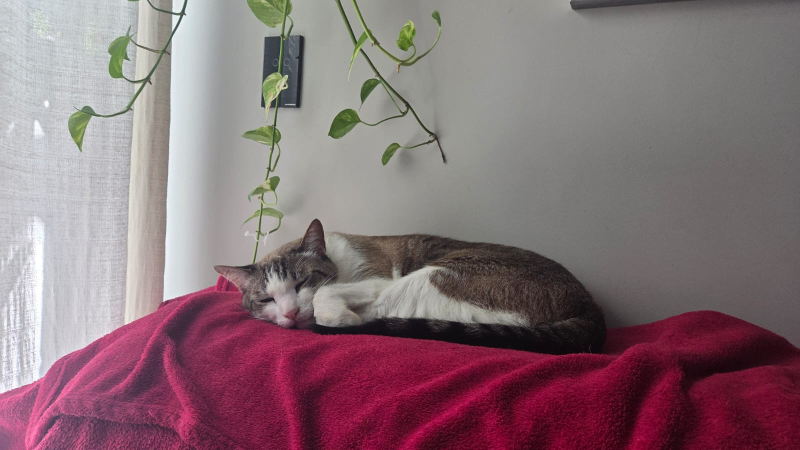
#> input picture images/cat.jpeg, 1600 x 900 px (shown at 1/2 size)
$ jupyter execute VIS101_aula2_transformacoes_geometricas.ipynb
#> lines starting #> are read from the running program, lines starting #| are printed output that depends on the picture
## Disciplina VIS101: Fundamentos em Visão Computacional

Transformações da geometria da imagem, como alterar o tamanho, deslocar, rotacionar e espelhar, são operações que reaparecem o tempo todo em visão computacional, do aumento de dados ao alinhamento de imagens.

[cell 1]
import numpy as np
import cv2
import matplotlib.pyplot as plt

plt.rcParams.update({'figure.figsize': (5, 4), 'font.size': 12})
print('Setup pronto.')

[cell 2]
img = cv2.imread('../images/cat.jpeg')
#> img is the input picture: shape (900, 1600, 3); mean B, G, R 119, 112.6, 136
print('Dimensões originais:', img.shape)
#| Dimensões originais: (900, 1600, 3)

### Redimensionamento de imagens

A função `cv2.resize` altera o tamanho da imagem. Podemos passar um tamanho de destino em pixels ou um fator de escala.

[cell 3]
pequena = cv2.resize(img, (356, 200))
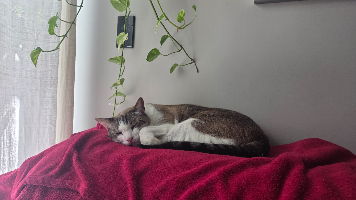
#> pequena: shape (200, 356, 3); mean B, G, R 118.8, 112.5, 135.8
print('Dimensões da imagem reduzida:', pequena.shape)
#| Dimensões da imagem reduzida: (200, 356, 3)

plt.imshow(pequena[:, :, ::-1])
plt.axis("off")
plt.show()

[cell 4]
metade = cv2.resize(img, None, fx=0.5, fy=0.5)
print('Dimensões da imagem reduzidas pela metade:', metade.shape)
#| Dimensões da imagem reduzidas pela metade: (450, 800, 3)

### Translação de Imagens (Deslocamento)

A célula de código abaixo realiza o deslocamento da imagem nos eixos X e Y. O OpenCV utiliza uma **Matriz de Transformação Afim**.

**1. A Matriz de Translação (`M`)**

Para mover a imagem, usamos uma matriz matemática de 2 linhas e 3 colunas:

$$
\begin{bmatrix}
\text{Escala X (1)} & \text{Inclinação X (0)} & \text{Deslocamento } t_x \\
\text{Inclinação Y (0)} & \text{Escala Y (1)} & \text{Deslocamento } t_y
\end{bmatrix}
$$

No nosso código, definimos `M = np.float32([[1, 0, 100], [0, 1, 50]])`:
* A 1ª linha `[1, 0, 100]`: mantém escala (1), não inclina (0), e **desloca 100 pixels para a direita**.
* A 2ª linha `[0, 1, 50]`: não inclina (0), mantém escala (1), e **desloca 50 pixels para baixo**.

**2. O passo a passo:**

* `h, w = img.shape[:2]`: Pega os índices 0 (Altura) e 1 (Largura), ignorando os canais de cor.
* `cv2.warpAffine(img, M, (w, h))`: Aplica o deslocamento. Recebe a imagem, a matriz `M` e o tamanho final. *(O OpenCV exige passar a largura `w` antes da altura `h`)*.

[cell 5]
h, w = img.shape[:2] #obtendo as dimensões da imagem (altura e largura)
#> h = 900; w = 1600
M = np.float32([[1, 0, 100], [0, 1, 50]]) # desloca 100 em x e 50 em y

deslocada = cv2.warpAffine(img, M, (w, h))
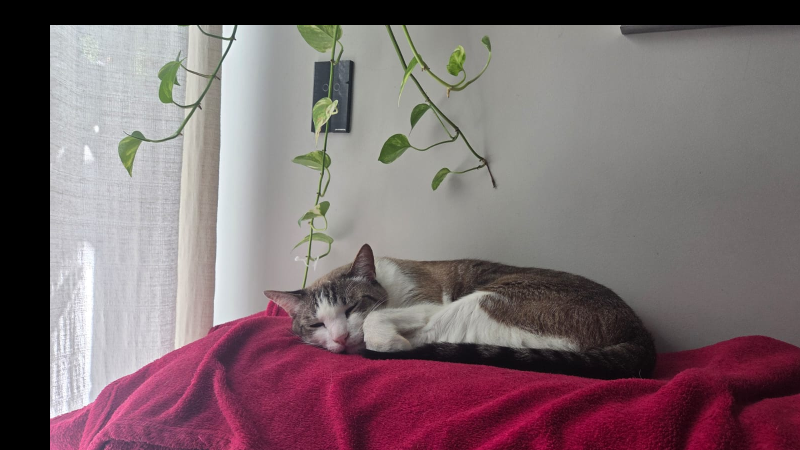
#> deslocada: shape (900, 1600, 3) (shown at 1/2 size); mean B, G, R 110.6, 106.2, 123.9
print('Dimensões da imagem deslocada:', deslocada.shape)
#| Dimensões da imagem deslocada: (900, 1600, 3)

plt.imshow(deslocada[:, :, ::-1])
plt.axis('off')
plt.show()

### Rotação de imagens

Para rotacionar a imagem criamos uma matriz de rotação com o `cv2.getRotationMatrix2D`, informandoo centro, oângulo e a escala, e aplicamos també o `warpAffine`.

[cell 6]
M = cv2.getRotationMatrix2D((w / 2, h / 2), 45, 1) # 45 graus em torno do centro da imagem (w / 2, h / 2))

rotacionada = cv2.warpAffine(img, M, (w, h)) # rotaciona a imagem
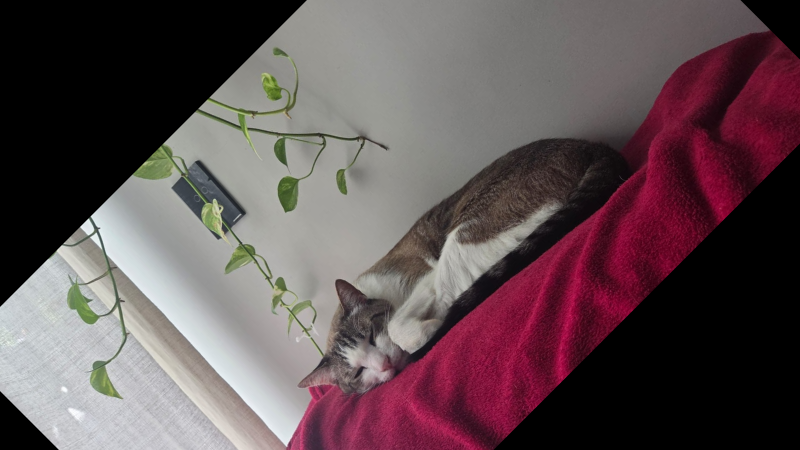
#> rotacionada: shape (900, 1600, 3) (shown at 1/2 size); mean B, G, R 83.5, 80.1, 96.9

plt.imshow(rotacionada[:, :, ::-1])
plt.axis('off')
plt.show()

## Espelhamento

O espelhamento inverte a imagem, ara isso usamos o `cv2.flip`, o código 1 espelha na horizontal e o 0 na vertical.

[cell 7]
espelhada  = cv2.flip(img, 1) # espelha a imagem em relação ao eixo y
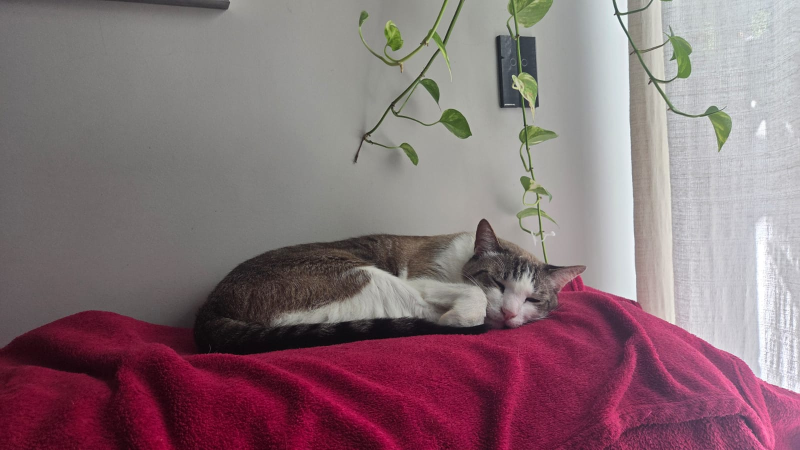
#> espelhada: shape (900, 1600, 3) (shown at 1/2 size); mean B, G, R 119, 112.6, 136

plt.imshow(espelhada[:, :, ::-1])
plt.axis('off')
plt.show()

[cell 8]
espelhada_x  = cv2.flip(img, 0) # espelha a imagem em relação ao eixo x
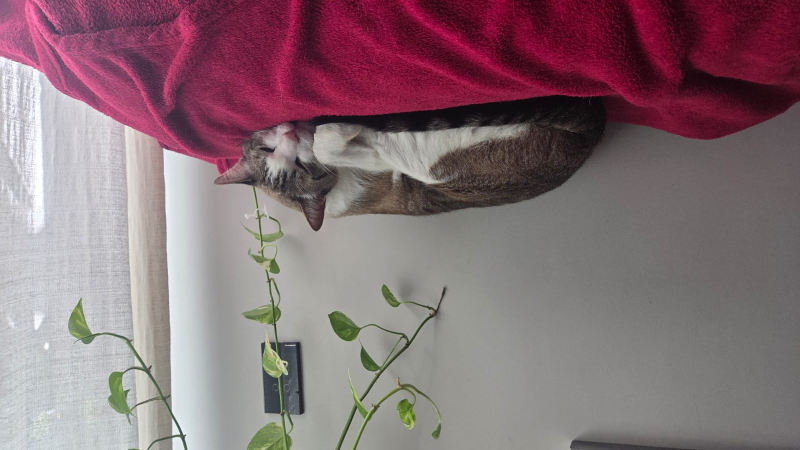
#> espelhada_x: shape (900, 1600, 3) (shown at 1/2 size); mean B, G, R 119, 112.6, 136

plt.imshow(espelhada_x[:, :, ::-1])
plt.axis('off')
plt.show()

$ run again, with images/dog.png saved as images/cat.jpeg
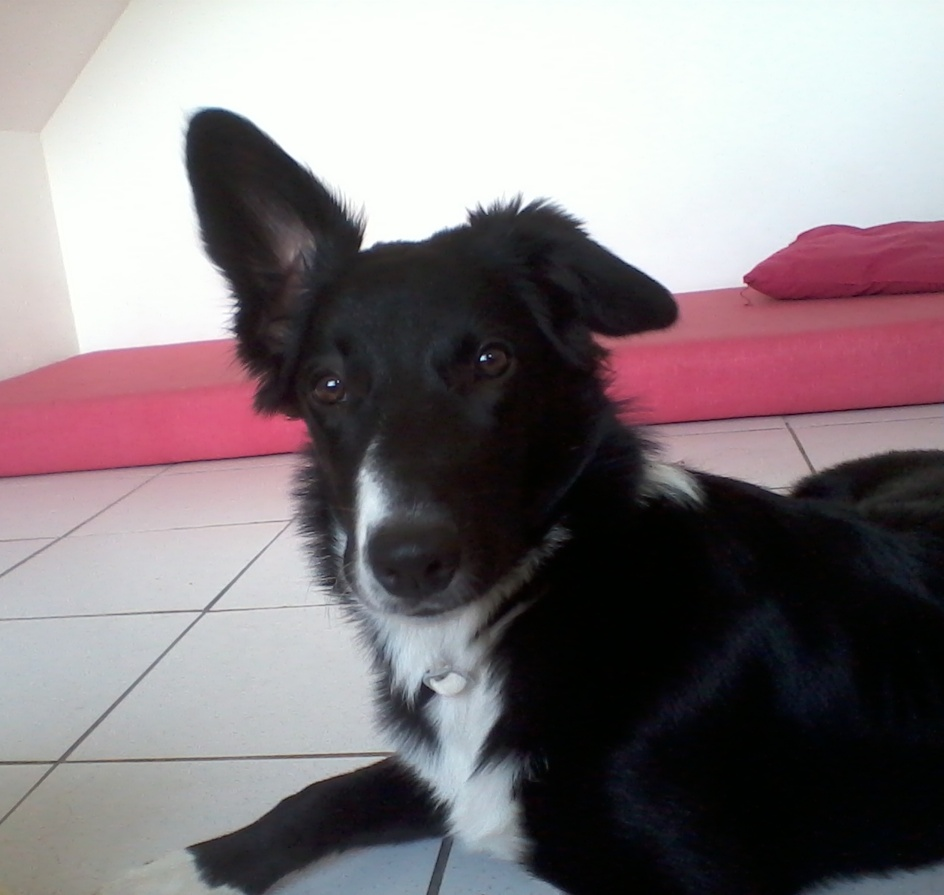
#> input picture images/dog.png, 944 x 895 px
#> img is the input picture: shape (895, 944, 3); mean B, G, R 127.4, 123.6, 132.6
#| Dimensões originais: (895, 944, 3)
#| Dimensões da imagem reduzida: (200, 356, 3)
#| Dimensões da imagem reduzidas pela metade: (448, 472, 3)
#| Dimensões da imagem deslocada: (895, 944, 3)
#> `espelhada  = cv2.flip(img, 1)`:
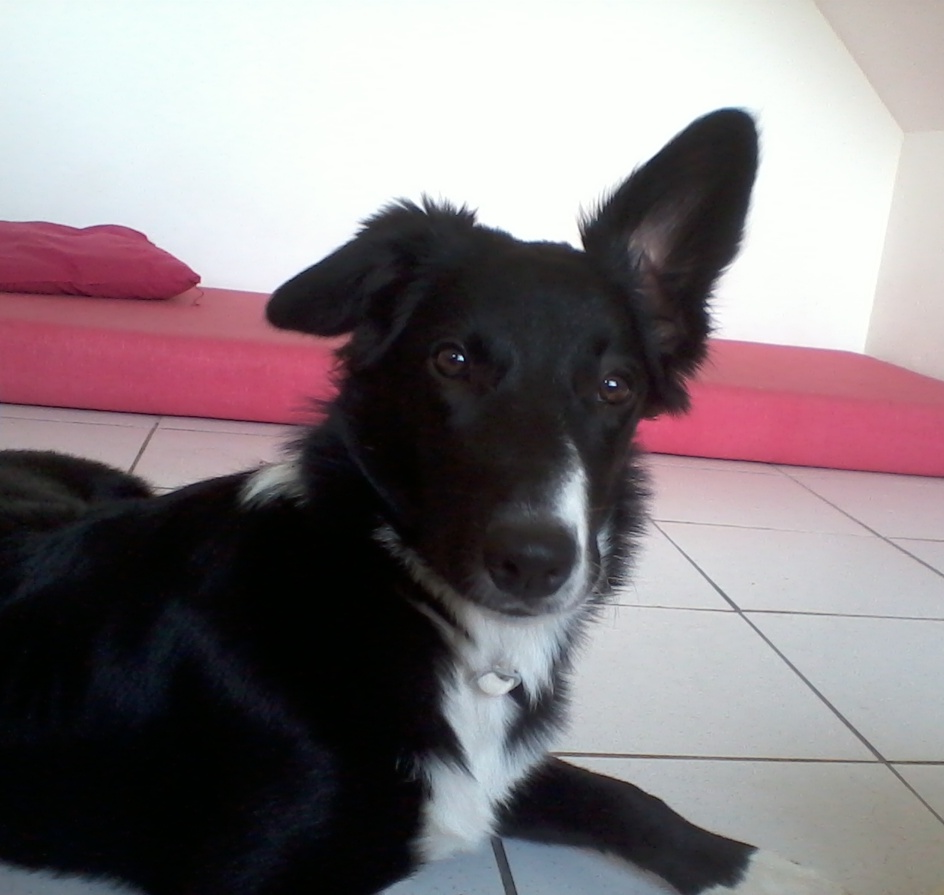
#> espelhada: shape (895, 944, 3); mean B, G, R 127.4, 123.6, 132.6
#> `espelhada_x  = cv2.flip(img, 0)`:
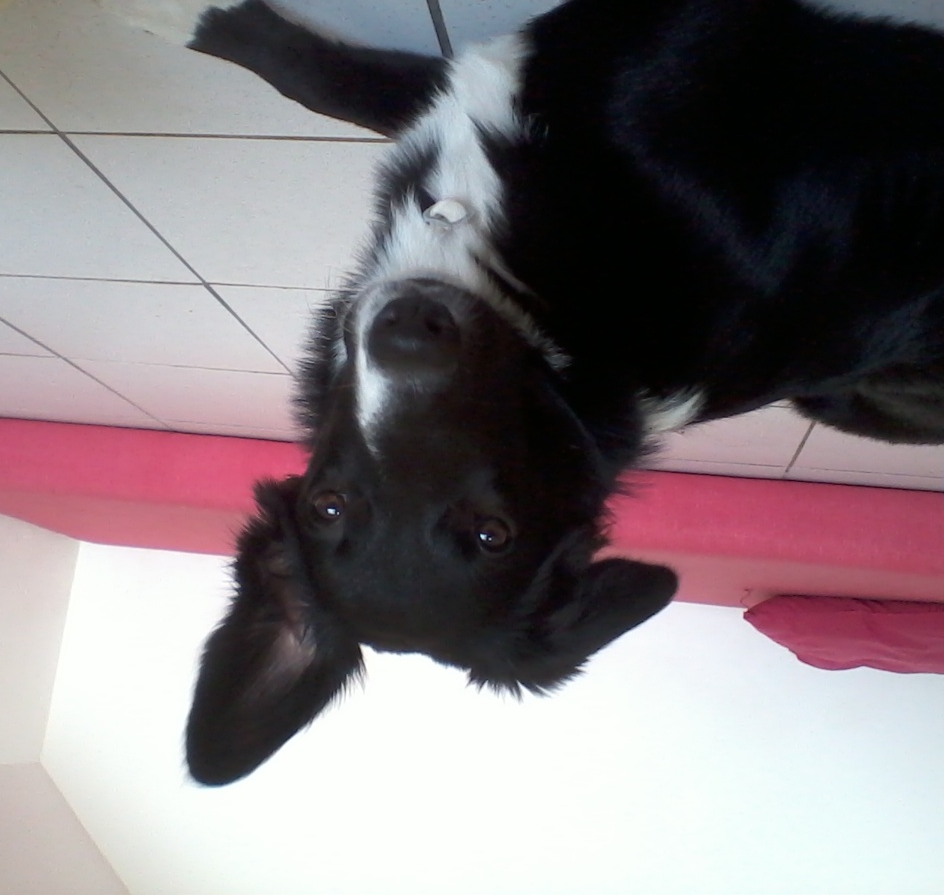
#> espelhada_x: shape (895, 944, 3); mean B, G, R 127.4, 123.6, 132.6
